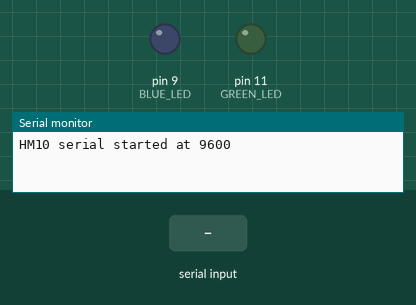
The program below on a simulated Arduino Uno, built with avr-gcc and run on an emulated ATmega328P. Parts: output pins drawn as LEDs (lit = HIGH), the last lines printed to the serial monitor. Dashed ring = blinking. The inputs (shaded band) are chosen by the test bench.

Above: at 1.2 s.
1.3 s: "B" received over the second serial link
At 2.2 s:
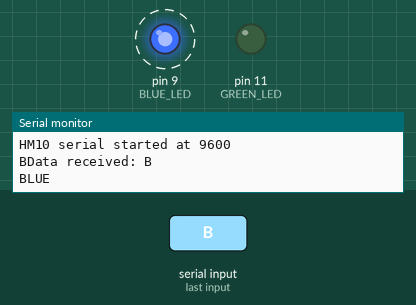
4.3 s: "G" received over the second serial link
At 4.7 s:
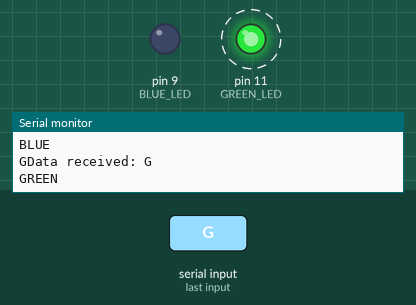
7.3 s: "1" received over the second serial link
At 8.3 s:
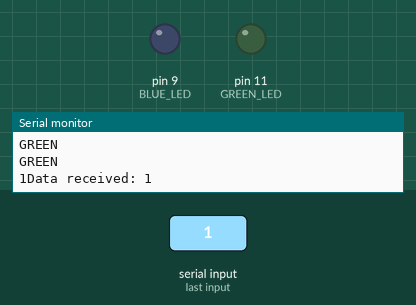
Timing chart, 0 to 10.3 s (numbered marks = the images above; inputs shaded):
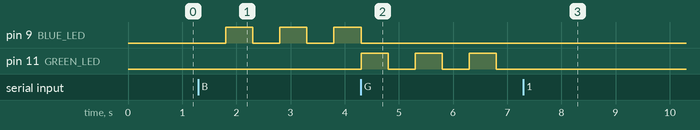

Measured:
- after the input at 1.3 s, pin 9 (BLUE_LED): alternates HIGH for 0.50 s and LOW for 0.50 s, starting after 0.50 s
- after the input at 4.3 s, pin 9 (BLUE_LED): goes on until 4.3 s, then stays LOW; pin 11 (GREEN_LED): alternates HIGH for 0.50 s and LOW for 0.50 s, starting at once
- after the input at 7.3 s, pin 11 (GREEN_LED): stops changing and stays LOW

The program:

main.cpp
```cpp
#include <Arduino.h>
#include <SoftwareSerial.h>

#define BLUE_LED 9
#define GREEN_LED 11

SoftwareSerial HM10(2, 3); // RX = 2, TX = 3
char appData;
String inData = "";

void setup()
{
  Serial.begin(9600);
  Serial.println("HM10 serial started at 9600");
  HM10.begin(9600); // set HM10 serial at 9600 baud rate
  pinMode(BLUE_LED, OUTPUT);
  digitalWrite(BLUE_LED, LOW);
  pinMode(GREEN_LED, OUTPUT);
  digitalWrite(GREEN_LED, LOW);
}

void loop()
{
  HM10.listen();
  while (HM10.available() > 0) {
    appData = HM10.read();
    inData = String(appData);
    Serial.write(appData);
    Serial.println("Data received: " + inData);
  }

  if (Serial.available()) {
    delay(10);
    HM10.write(Serial.read());
  }

  if ( inData == "B") {
    Serial.println("BLUE");
    digitalWrite(GREEN_LED, LOW);
    digitalWrite(BLUE_LED, LOW);
    delay(500);
    digitalWrite(BLUE_LED, HIGH);
    delay(500);
  }

  if ( inData == "G") {
    Serial.println("GREEN");
    digitalWrite(BLUE_LED, LOW);
    digitalWrite(GREEN_LED, HIGH);
    delay(500);
    digitalWrite(GREEN_LED, LOW);
    delay(500);
  }
}
```
